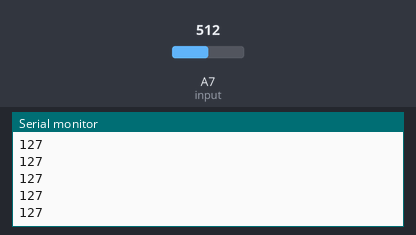
The sketch below on a simulated Arduino Nano, built with avr-gcc and run on an emulated ATmega328P. On the bench: the last lines printed to the serial monitor. The inputs (shaded band) are chosen by the test bench; at power-on: A7 (input) = 512.

Above: at 1.2 s.
1.3 s: A7 (input) set to 716
At 2.3 s:
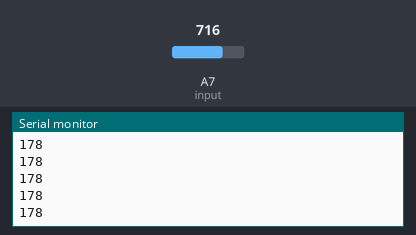
2.8 s: A7 (input) set to 900
At 3.5 s:
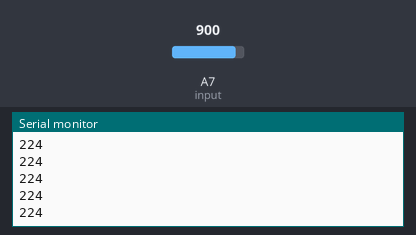
Timing chart, 0 to 5.8 s (numbered marks = the images above; inputs shaded):
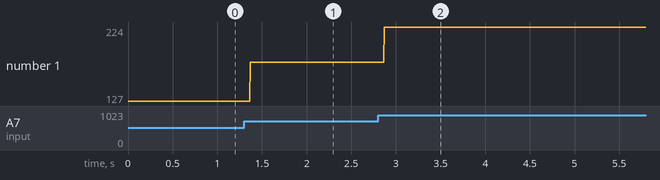

Measured:
- after the input at 1.3 s, the serial monitor: prints a new line after 0.07 s (image 1)
- after the input at 2.8 s, the serial monitor: prints a new line after 0.07 s (image 2)
- plotted number 1: 127 → 178 after the input at 1.3 s, 178 → 224 after the input at 2.8 s

The sketch:

sketch_mar21a.ino
```cpp
  int input = A7;
  int brus = A0;
  int tmpinput;
  int bit7 = 2;
  int bit6 = 3;
  int bit5 = 4;
  int bit4 = 5;
  int bit3 = 6;
  int bit2 = 7;
  int bit1 = 8;
  int bit0 = 9;
  int output[8];

void setup() {
  Serial.begin(9600);
}

void loop() {
  tmpinput = map(analogRead(input), 0, 1023, 0, 255);
  Serial.println(tmpinput);
  output[7] = bitRead(tmpinput, 7);
  output[6] = bitRead(tmpinput, 6);
  output[5] = bitRead(tmpinput, 5);
  output[4] = bitRead(tmpinput, 4);
  output[3] = bitRead(tmpinput, 3);
  output[2] = bitRead(tmpinput, 2);
  output[1] = bitRead(tmpinput, 1);
  output[0] = bitRead(tmpinput, 0);
  digitalWrite(bit7,output[7]);
  digitalWrite(bit6,output[6]);
  digitalWrite(bit5,output[5]);
  digitalWrite(bit4,output[4]);
  digitalWrite(bit3,output[3]);
  digitalWrite(bit2,output[2]);
  digitalWrite(bit1,output[1]);
  digitalWrite(bit0,output[0]);
  delay(0.1);
}
```
